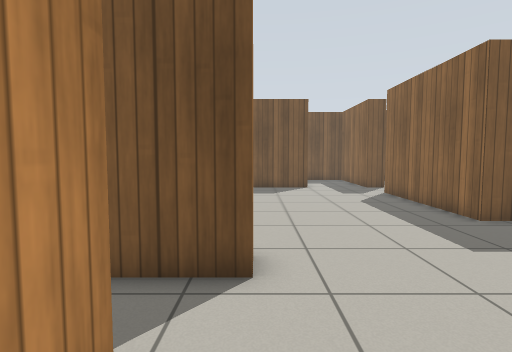
View 1 (above)

17 first-person views from a walk through a robot-simulator world made for Gazebo. The camera is 0.94 m above the floor, tilts 4° down and sees 80° across. The lines on the ground mark 1 m squares. The floor is counted in squares, 0.5 m on a side. Each view is taken from the middle of a square. On the plan, view 1 faces up. The plan holds only what a view shows up to about 16 squares ahead; the rest is blank. Simple patterns stand in for the simulator's built-in surfaces.

View 2
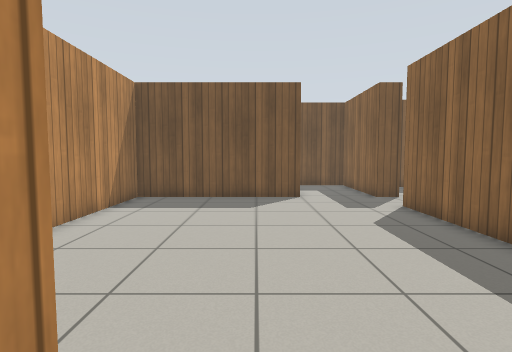

View 3
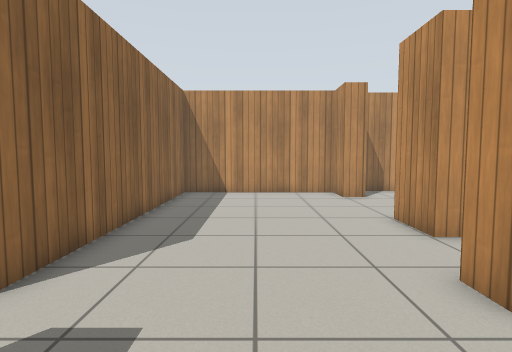

View 4
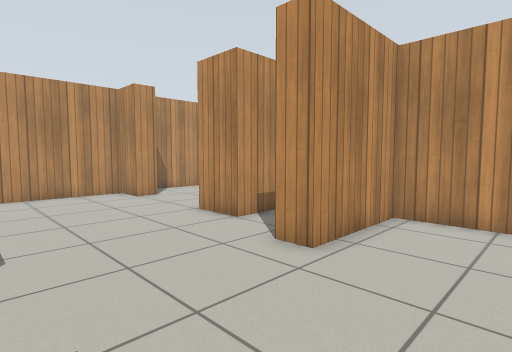

View 5
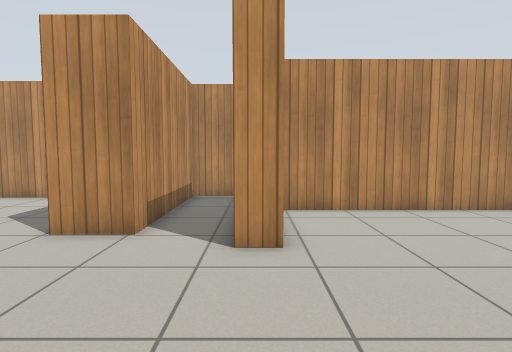

View 6
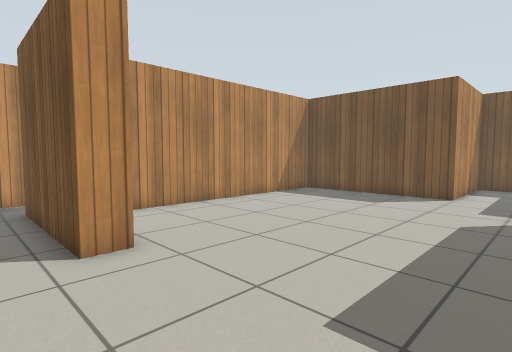

View 7
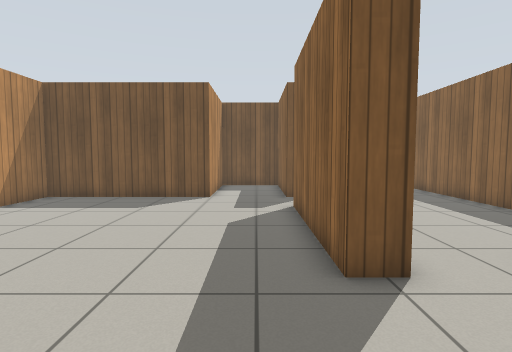

View 8
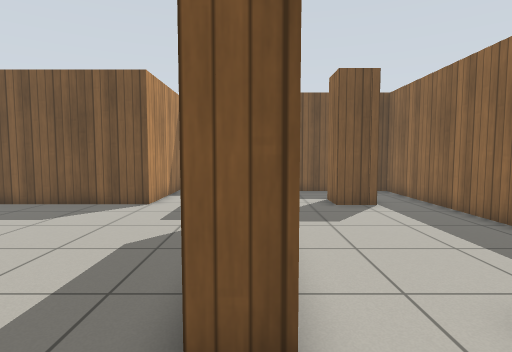

View 9
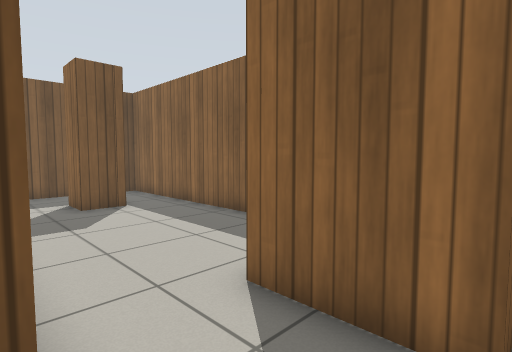

View 10
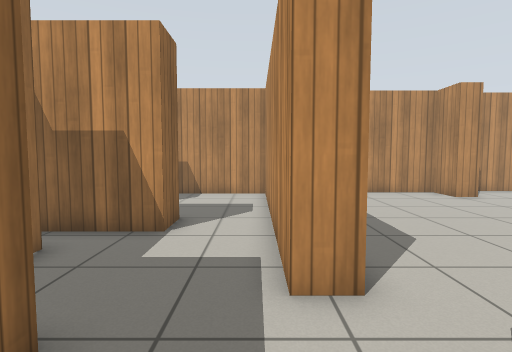

View 11
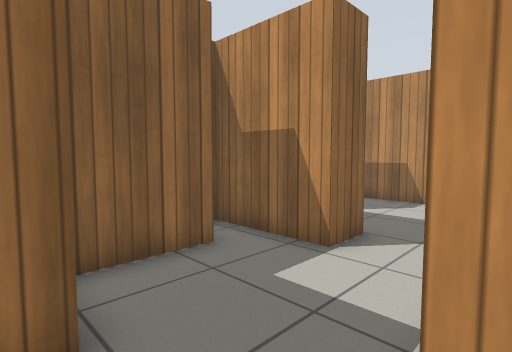

View 12
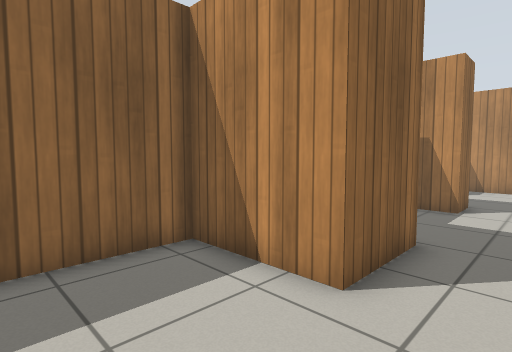

View 13
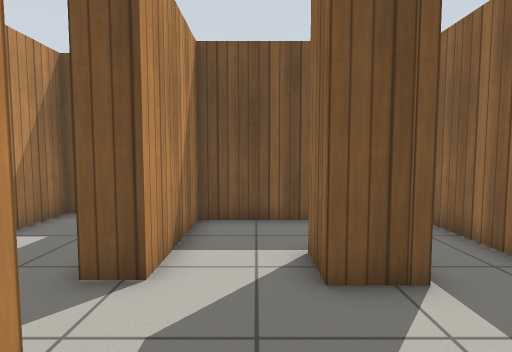

View 14
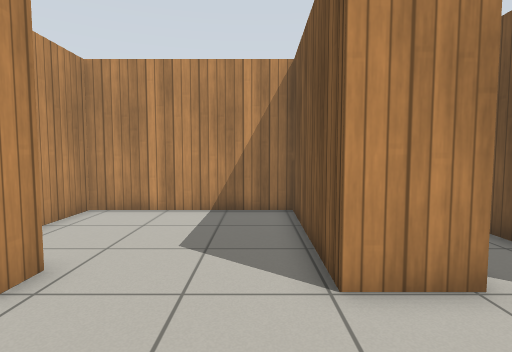

View 15
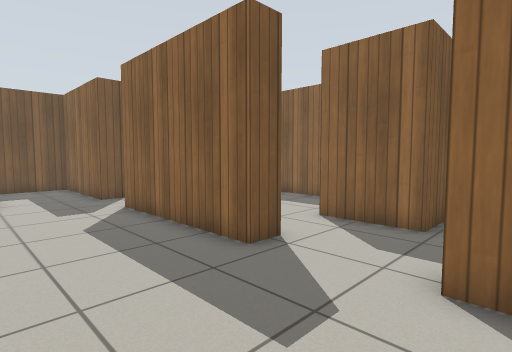

View 16
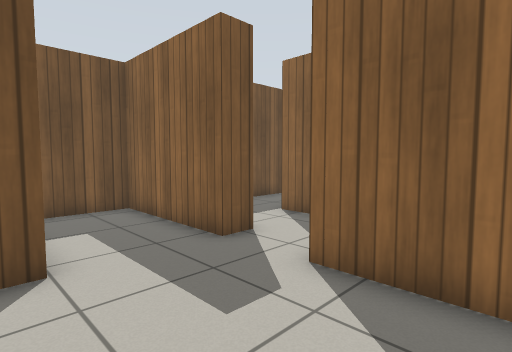

View 17
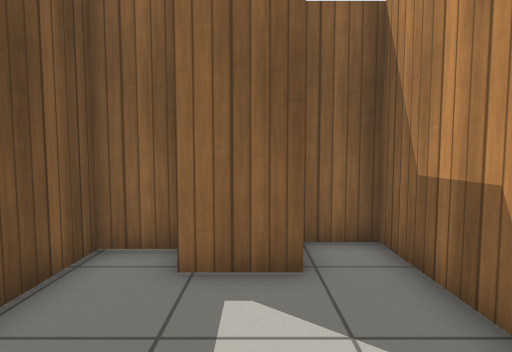

### Floor plan
Points are (right, up) in squares from view 1. A wall is a line through its corners. A room is listed if a view was taken in it or the views show most of it. See-through windows are left out.
Room 1 (views 1, 2, 3, 4, 5, 6, 7, 8, 9, 11, 14, 15, 16)
walls: (7.4, 8.5) (6.4, 8.5) (6.4, 15.1); (-7.7, 4.9) (-7.7, 2.2) (-1, 2.2) (-1, 0.1); (7.4, 17.5) (6.4, 17.5) (6.4, 22.6) (3, 22.6) (3, 17.5) (-4.2, 17.4) (-4.2, 5.6) (-0.1, 5.6) (-0.1, 4.6) (-5.6, 4.6); (-0.9, -4.4) (-0.9, -6.1) (6.5, -6.1) (6.5, 5) (7.5, 5)
ways out: opening at (7, 7) to room 2; opening at (7, 16.5) to room 3; opening at (-1.5, -2.5) to room 5
Room 2 (view 10)
walls: (12.2, 3) (12.2, 5.8); (7.5, 5) (7.5, -0.4); (11.9, 6.2) (10, 6.2) (10, 9.2); (10.2, 0.1) (10.2, 1.6) (14, 1.6)
ways out: opening at (7, 7) to room 1; opening at (8.5, 9) to room 3; opening at (9, 0.5) to room 4
Room 3 (views 12, 13)
walls: (11.6, 17.3) (10, 17.3) (10, 18.9); (10, 9.2) (13.8, 9.2) (13.8, 21.6) (7.4, 21.6) (7.4, 17.5)
ways out: opening at (7, 16.5) to room 1; opening at (8.5, 9) to room 2
Room 4 (view 17)
walls: (12.7, -3.9) (12.7, -1.8); (7.5, -0.4) (7.5, -4.8); (7.5, -5.7) (14.4, -5.7) (14.4, -4); (13.9, -1.5) (13.9, 0.1) (11.6, 0.1)
ways out: opening at (9, 0.5) to room 2
Room 5 (no view inside)
walls: (-1.9, -4.4) (-0.9, -4.4); (-1, 0.1) (-7.2, 0.1) (-7.2, -6.6) (-2.6, -6.6)
ways out: opening at (-1.5, -2.5) to room 1

Positions as (right, up) in squares from view 1, and headings:
1: (0, 0), facing up
2: (1, 4), facing up
3: (3, 9), facing down
4: (5, 9), facing down-left
5: (6, 5), facing left
6: (6, 3), facing up-left
7: (5, 4), facing up
8: (7, 6), facing up
9: (7, 6), facing up-right
10: (8, 9), facing down
11: (7, 7), facing down-right
12: (8, 13), facing down-right
13: (9, 13), facing up
14: (3, -1), facing left
15: (2, 4), facing up-right
16: (2, 12), facing up-right
17: (8, -3), facing right
